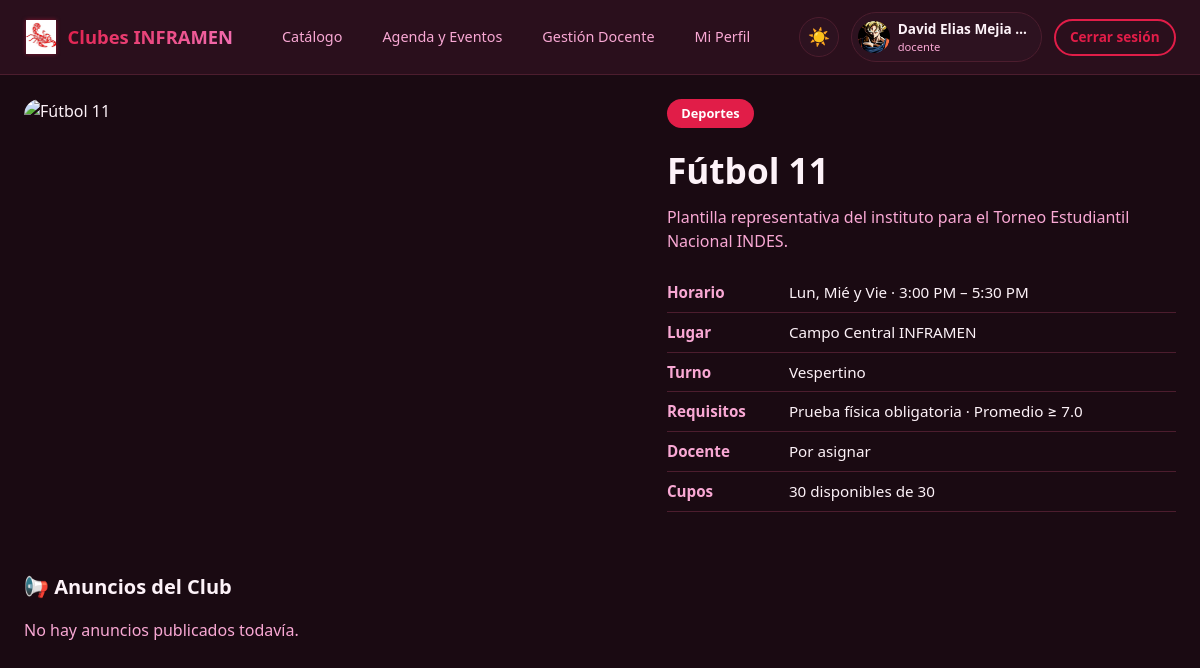
The app's page /club/2 (signed in) with its own data.
### tables this page shows
CREATE TABLE clubes (
            id INTEGER PRIMARY KEY AUTOINCREMENT,
            nombre TEXT NOT NULL UNIQUE,
            categoria TEXT NOT NULL,
            descripcion TEXT,
            horario TEXT,
            lugar TEXT,
            requisitos TEXT,
            capacidad INTEGER DEFAULT 20,
            inscritos INTEGER DEFAULT 0,
            docente_id INTEGER,
            foto TEXT,
            turno TEXT,
            activo INTEGER DEFAULT 1,
            creado TIMESTAMP DEFAULT CURRENT_TIMESTAMP,
            FOREIGN KEY (docente_id) REFERENCES usuarios(id)
        );

### app.py (the view)
@app.route("/club/<int:club_id>")
@login_required
def club_detalle(club_id):
    conn = get_db()
    club = conn.execute("""
        SELECT c.*, u.nombre AS docente_nombre
        FROM clubes c
        LEFT JOIN usuarios u ON c.docente_id = u.id
        WHERE c.id = ?
    """, (club_id,)).fetchone()
    if not club:
        flash("Club no encontrado.", "error")
        conn.close()
        return redirect(url_for("catalogo"))
    anuncios = conn.execute("""
        SELECT a.*, u.nombre AS autor
        FROM anuncios a
        LEFT JOIN usuarios u ON a.autor_id = u.id
        WHERE a.club_id = ?
        ORDER BY a.fecha DESC LIMIT 8
    """, (club_id,)).fetchall()
    inscrito = None
    if session["rol"] == "estudiante":
        inscrito = conn.execute("""
            SELECT * FROM inscripciones
            WHERE estudiante_id = ? AND club_id = ?
        """, (session["user_id"], club_id)).fetchone()
    conn.close()
    return render_template("club_detalle.html", club=club, anuncios=anuncios, inscrito=inscrito)

### app.py (called while the page is built)
def get_db():
    conn = sqlite3.connect("clubes_inframen.db")
    conn.row_factory = sqlite3.Row
    return conn

def login_required(f):
    @wraps(f)
    def decorated(*args, **kwargs):
        if "user_id" not in session:
            flash("Debes iniciar sesión.", "error")
            return redirect(url_for("login"))
        return f(*args, **kwargs)
    return decorated

### templates/club_detalle.html (shortened to what this page needs)
{% extends "base.html" %}
{% block content %}
<div class="container">
    <div class="club-hero fade-up">
        <div class="club-hero-img">
            {% if club.foto == 'banda.jpg' %}
            <img src="{{ url_for('static', filename='img/banda.jpg') }}" alt="{{ club.nombre }}" class="img-animate">
            {% elif club.foto == 'futsal' %}
            <img src="https://images.unsplash.com/photo-1551958219-acbc608c6377?w=800&h=500&fit=crop" alt="{{ club.nombre }}" class="img-animate">
            {% elif club.foto == 'futbol11' %}
            <img src="https://images.unsplash.com/photo-1431324155629-1a6deb1dec8d?w=800&h=500&fit=crop" alt="{{ club.nombre }}" class="img-animate">
            {% elif club.foto == 'voleibol' %}
            <img src="https://images.unsplash.com/photo-1612872087720-bb876e2e67d1?w=800&h=500&fit=crop" alt="{{ club.nombre }}" class="img-animate">
            {% elif club.foto == 'cachiporras.jpg' or club.foto == 'cachiporras' %}
            <img src="{{ url_for('static', filename='img/cachiporras.jpg') }}" alt="{{ club.nombre }}" class="img-animate">
            {% elif club.foto == 'muralismo' %}
            <img src="https://images.unsplash.com/photo-1460661419201-fd4cecdf8a8b?w=800&h=500&fit=crop" alt="{{ club.nombre }}" class="img-animate">
            {% elif club.foto == 'cruzroja' %}
            <img src="https://images.unsplash.com/photo-1576091160399-112ba8d25d1d?w=800&h=500&fit=crop" alt="{{ club.nombre }}" class="img-animate">
            {% elif club.foto == 'danza' %}
            <img src="https://images.unsplash.com/photo-1508700929628-666bc8bd84ea?w=800&h=500&fit=crop" alt="{{ club.nombre }}" class="img-animate">
            {% elif club.foto %}
            <img src="{{ url_for('uploaded_file', filename=club.foto) }}" alt="{{ club.nombre }}" class="img-animate">
            {% else %}
            <img src="https://images.unsplash.com/photo-1461896836934-ffe607ba6851?w=800&h=500&fit=crop" alt="{{ club.nombre }}" class="img-animate">
            {% endif %}
        </div>
        <div class="club-info">
            <span class="badge-cat">{{ club.categoria }}</span>
            <h1>{{ club.nombre }}</h1>
            <p style="color:var(--text-secondary);margin-bottom:1rem;">{{ club.descripcion }}</p>
            <ul class="info-list">
                <li><strong>Horario</strong> {{ club.horario or 'Por definir' }}</li>
                <li><strong>Lugar</strong> {{ club.lugar or 'Por definir' }}</li>
                <li><strong>Turno</strong> {{ club.turno or '—' }}</li>
                <li><strong>Requisitos</strong> {{ club.requisitos or 'Ninguno especial' }}</li>
                <li><strong>Docente</strong> {{ club.docente_nombre or 'Por asignar' }}</li>
                <li><strong>Cupos</strong> {{ club.capacidad - club.inscritos }} disponibles de {{ club.capacidad }}</li>
            </ul>
        </div>
    </div>
    <h2 class="section-title">📢 Anuncios del Club</h2>
    {% if anuncios %}
        {% for a in anuncios %}
        <div class="anuncio {% if a.urgente %}urgente{% endif %} fade-up">
            <h4>{{ a.titulo }}</h4>
            <div class="meta">
                {{ a.autor or 'Instructor' }} · {{ a.fecha[:16] if a.fecha else '' }}
                {% if a.urgente %} · <span style="color:var(--warning);">URGENTE</span>{% endif %}
            </div>
            <p>{{ a.contenido }}</p>
        </div>
        {% endfor %}
    {% else %}
        <p style="color:var(--text-secondary);">No hay anuncios publicados todavía.</p>
    {% endif %}
</div>
{% endblock %}

### static/css/style.css (style rules this page uses)
:root { --bg-primary: #1a0a12; --bg-secondary: #2a0f1c; --bg-card: #2d1220; --bg-card-hover: #3a1828; --accent: #e11d48; --accent-hover: #f43f5e; --accent-soft: #be123c; --text-primary: #fdf2f8; --text-secondary: #f9a8d4; --text-muted: #9d174d; --border: #4c1d2e; --success: #10b981; --warning: #f59e0b; --danger: #ef4444; --radius: 16px; --radius-sm: 10px; --shadow: 0 10px 40px rgba(0,0,0,0.45); --transition: all 0.3s cubic-bezier(0.4, 0, 0.2, 1); }
* { margin: 0; padding: 0; box-sizing: border-box; }
body { font-family: 'Segoe UI', system-ui, -apple-system, sans-serif; background: var(--bg-primary); color: var(--text-primary); min-height: 100vh; line-height: 1.5; transition: background 0.4s, color 0.4s; }
img { max-width: 100%; display: block; }
.container { max-width: 1400px; margin: 0 auto; padding: 1.5rem; }
.club-hero { display: grid; grid-template-columns: 1.2fr 1fr; gap: 2rem; margin-bottom: 2.5rem; }
.club-hero-img { border-radius: var(--radius); overflow: hidden; height: 320px; }
.club-hero-img img { width: 100%; height: 100%; object-fit: cover; }
.club-info h1 { font-size: 2.2rem; margin-bottom: 0.5rem; }
.club-info .badge-cat { display: inline-block; background: var(--accent); color: white; padding: 0.3rem 0.9rem; border-radius: 999px; font-size: 0.8rem; font-weight: 600; margin-bottom: 1rem; }
.info-list { list-style: none; margin: 1.25rem 0; }
.info-list li { display: flex; gap: 0.75rem; padding: 0.5rem 0; border-bottom: 1px solid var(--border); font-size: 0.95rem; }
.info-list li strong { min-width: 110px; color: var(--text-secondary); }
.section-title { font-size: 1.25rem; font-weight: 700; margin-bottom: 1rem; display: flex; align-items: center; gap: 0.5rem; }
.fade-up { animation: fadeUp 0.5s ease forwards; }
.img-animate { opacity: 0; transform: scale(0.97); animation: imgIn 0.7s ease forwards; }

### records on screen
clubes: categoria "Deportes", nombre "Fútbol 11", descripcion "Plantilla representativa del instituto para el Torneo Estudiantil Nacional INDES.", horario "Lun, Mié y Vie · 3:00 PM – 5:30 PM", lugar "Campo Central INFRAMEN", turno "Vespertino", requisitos "Prueba física obligatoria · Promedio ≥ 7.0", club.capacidad-club.inscritos "30", capacidad "30"

### other values on screen
{{ session.nombre[:18] }} "David Elias Mejia"
{{ session.cargo or 'Docente' }} "docente"
{{ club.docente_nombre or 'Por asignar' }} "Por asignar"
